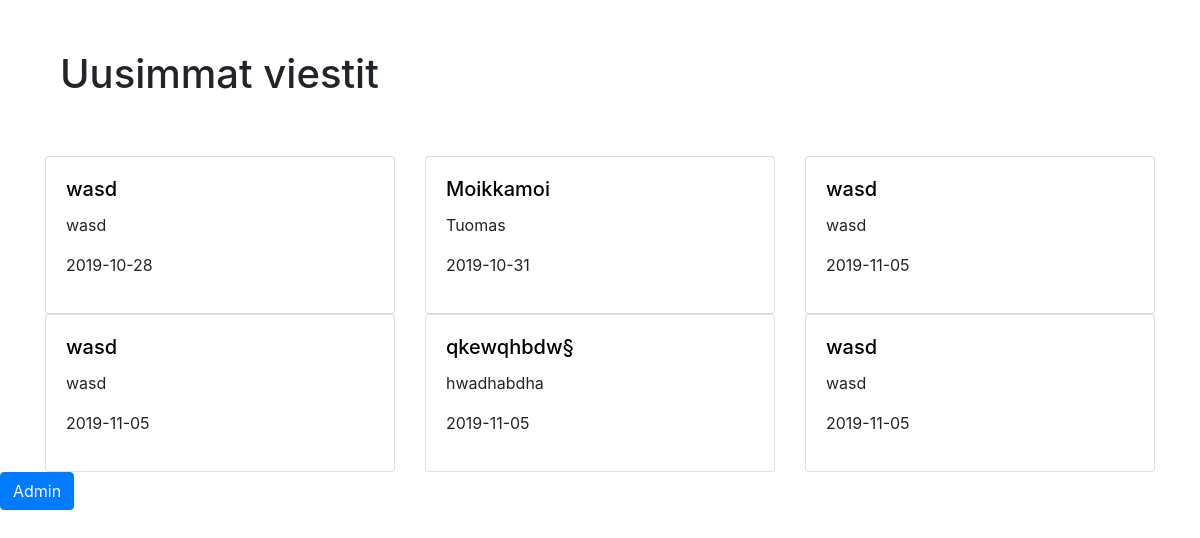
The app's page /viestiseinä/naytaviestit.php with its own data.
### tables this page shows
CREATE TABLE `viestit` (
  `viestit` int(11) NOT NULL AUTO_INCREMENT,
  `viesti` varchar(45) DEFAULT NULL,
  `pvm` varchar(45) DEFAULT NULL,
  `nimi` varchar(45) DEFAULT NULL,
  `hide` tinyint(4) DEFAULT '0',
  PRIMARY KEY (`viestit`)
);

### viestiseinä/naytaviestit.php (the view, shortened to what this page needs)
<?php
include "db.php";
$sql = "SELECT viesti, pvm, nimi FROM viestit WHERE hide = 0";
$result = $conn->query($sql);
?>
<!DOCTYPE html>
<html lang="en">
<head>
    <link rel="stylesheet" type="text/css" href="näytäviestit.css">
    <link rel="stylesheet" href="https://stackpath.bootstrapcdn.com/bootstrap/4.1.3/css/bootstrap.min.css">
</head>
<body>
<div class="container">
    <div class="row header-row">
        <div class="col-lg">
            <h1>Uusimmat viestit</h1>
        </div>
    </div>
    <div class="row">
            <?php if ($result->num_rows > 0): ?>
                <?php  while($row = $result->fetch_assoc()): ?>
                    <div class="col-lg-4 col-md-4 col-sm-12">
                        <div class="card">
                            <div class="card-body">
                                <h5 class="card-title"><?php echo $row["nimi"]?></h5>
                                <p class="card-text">
                                    <?php echo $row["viesti"]?>
                                </p>
                                <p><?php echo $row["pvm"]?></p>
                            </div>
                        </div>
                    </div>
                <?php endwhile; ?>
            <?php endif; ?>
        </div>
    </div>
<a class="btn btn-primary" href="admin/admin.php">Admin</a>
</body>
</html>

### näytäviestit/näytäviestit.css (style rules this page uses)
h1 { font-family: 'Patua One', cursive; }

### viestiseinä/naytaviestit.php (style rules this page uses)
.card-title { color: black }
.header-row { margin: 50px auto; }

### records on screen
viestit: nimi "wasd", viesti "wasd", pvm "2019-10-28"
viestit: nimi "Moikkamoi", viesti "Tuomas", pvm "2019-10-31"
viestit: nimi "wasd", viesti "wasd", pvm "2019-11-05"
viestit: nimi "wasd", viesti "wasd", pvm "2019-11-05"
viestit: nimi "qkewqhbdw§", viesti "hwadhabdha", pvm "2019-11-05"
viestit: nimi "wasd", viesti "wasd", pvm "2019-11-05"
